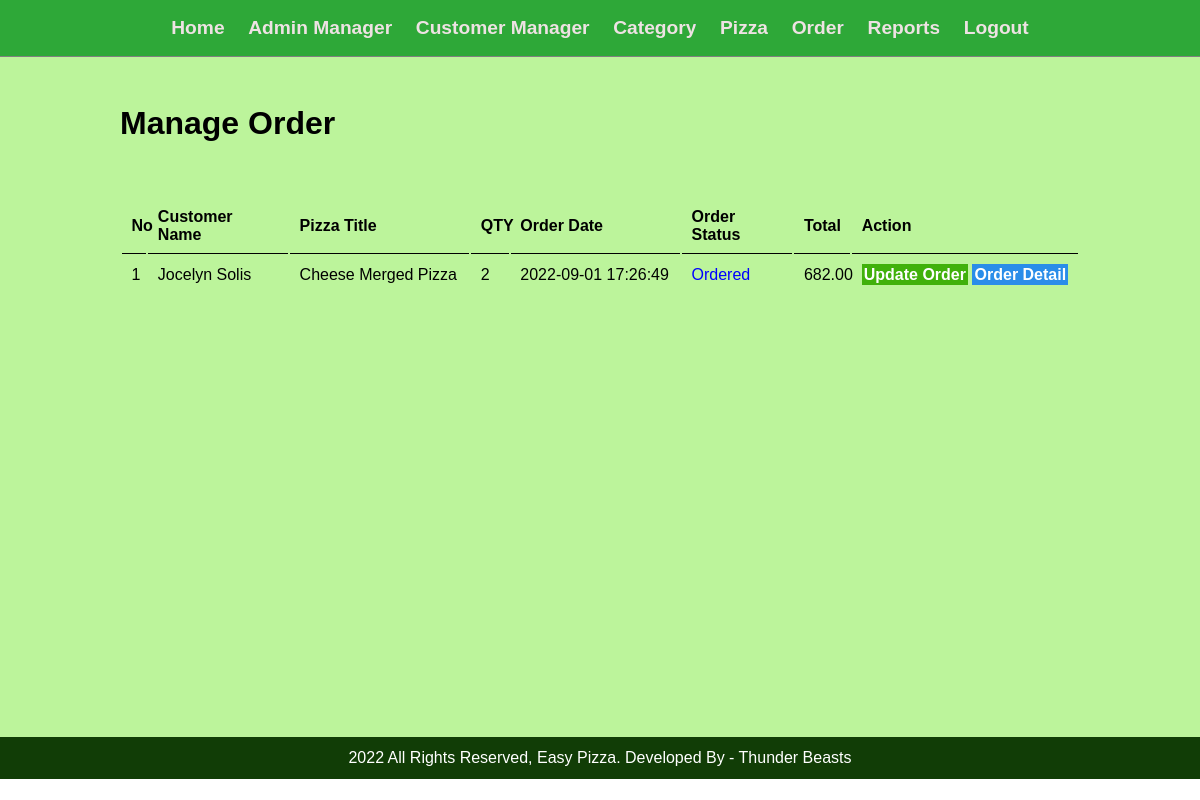
/admin/manage-order.php (signed in), run on the app's committed database.
### tables this page shows
CREATE TABLE `order_detail` (
  `id_order` int(10) UNSIGNED NOT NULL,
  `id_customer` int(11) NOT NULL,
  `id_pizza` int(11) NOT NULL,
  `item_price` decimal(10,2) NOT NULL,
  `item_qty` int(11) NOT NULL,
  `order_date` datetime NOT NULL,
  `order_status` varchar(50) NOT NULL,
  `delivery_address` varchar(255) NOT NULL,
  `payment_method` varchar(50) NOT NULL,
  `total_bill` decimal(10,2) NOT NULL
);

CREATE TABLE `customer` (
  `id_customer` int(10) UNSIGNED NOT NULL,
  `full_name` varchar(255) NOT NULL,
  `address` varchar(255) NOT NULL,
  `contact_number` varchar(50) NOT NULL,
  `email` varchar(255) NOT NULL,
  `username` varchar(100) NOT NULL,
  `password` varchar(255) NOT NULL,
  `active` varchar(10) NOT NULL
);

CREATE TABLE `pizza_item` (
  `id_pizza` int(10) UNSIGNED NOT NULL,
  `id_category` int(10) UNSIGNED NOT NULL,
  `title` varchar(100) NOT NULL,
  `description` text NOT NULL,
  `price` decimal(10,2) NOT NULL,
  `image_name` varchar(255) NOT NULL,
  `featured` varchar(10) NOT NULL,
  `active` varchar(10) NOT NULL
);

### admin/manage-order.php (the view, shortened to what this page needs)
<?php include('partials/menu.php') ?>
<div class="main-content">
    <div class="wrapper">
        <h1>Manage Order</h1>
        <br>
        <br><br>
        <table class="tbl-full">
            <tr>
                <th>No</th>
                <th>Customer Name</th>
                <th>Pizza Title</th>
                <th>QTY</th>
                <th>Order Date</th>
                <th>Order Status</th>
                <th>Total</th>
                <th>Action</th>
            </tr>
            <?php
            $sql = "SELECT order_detail.*, customer.id_customer, customer.full_name, pizza_item.title AS pizza_title FROM order_detail
            INNER JOIN customer ON customer.id_customer=order_detail.id_customer
            INNER JOIN pizza_item ON pizza_item.id_pizza=order_detail.id_pizza
            ORDER BY order_detail.order_date DESC";
            $res = mysqli_query($conn, $sql);
            $count = mysqli_num_rows($res);
            $sn = 1;
            if ($count > 0) {
                while ($row = mysqli_fetch_assoc($res)) {
                    $order_id = $row['id_order'];
                    $customer_name = $row['full_name'];
                    $pizza_title = $row['pizza_title'];
                    $qty = $row['item_qty'];
                    $order_date = $row['order_date'];
                    $status = $row['order_status'];
                    $total = $row['total_bill'];
            ?>
                    <tr>
                        <td><?php echo $sn++; ?></td>
                        <td><?php echo $customer_name; ?></td>
                        <td><?php echo $pizza_title; ?></td>
                        <td><?php echo $qty; ?></td>
                        <td><?php echo $order_date; ?></td>
                        <td>
                            <?php
                            if($status=="Ordered")
                            {
                                echo "<lable  class='status-ordered'>$status</lable>";
                            }
                            elseif($status=="On Delivery")
                            {
                                echo "<lable class='status-ondelivery'>$status</lable>";
                            }
                            elseif($status=="Delivered")
                            {
                                echo "<lable class='status-delivered'>$status</lable>";
                            }
                            elseif($status=="Cancelled")
                            {
                                echo "<lable class='status-cancelled'>$status</lable>";
                            }
                             ?>
                        </td>
                        <td><?php echo $total; ?></td>
                        <td>
                            <a href="<?php echo SITEURL; ?>/admin/update-order.php?id=<?php echo $order_id; ?>" class="btn-primary">Update Order</a>
                            <a href="<?php echo SITEURL; ?>/admin/order-detail.php?id=<?php echo $order_id; ?>" class="btn-secondary">Order Detail</a>
                        </td>
                    </tr>
            <?php
                }
            } else {
                echo "<tr><td colspan='6' class='error text-center'>Orders not Available</td></tr>";
            }
            ?>
        </table>
    </div>
</div>
<?php include('partials/footer.php') ?>

### css/admin.css (style rules this page uses)
* { margin: 0; padding: 0; font-family: Arial, Helvetica, sans-serif; }
.wrapper { padding: 1%; width: 80%; margin: 0 auto; }
.tbl-full { width: 100%; }
table tr th { border-bottom: 1px solid black; padding: 1%; text-align: left; }
table tr td { padding: 1%; }
.btn-primary { background-color: #40b10b; padding: 1%; color: white; text-decoration: none; font-weight: bold; }
.btn-secondary { background-color: #2a8de9; padding: 1%; color: white; text-decoration: none; font-weight: bold; }
a { text-decoration: none; }
.status-ordered { color: blue; }
.main-content { background-color: #67e61d70; padding: 3% 0; min-height: 76%; }

### data on the page
order_detail: id_customer.full_name "Jocelyn Solis", id_pizza.title "Cheese Merged Pizza", item_qty "2", order_date "2022-09-01 17:26:49", order_status "Ordered", total_bill "682.00"
